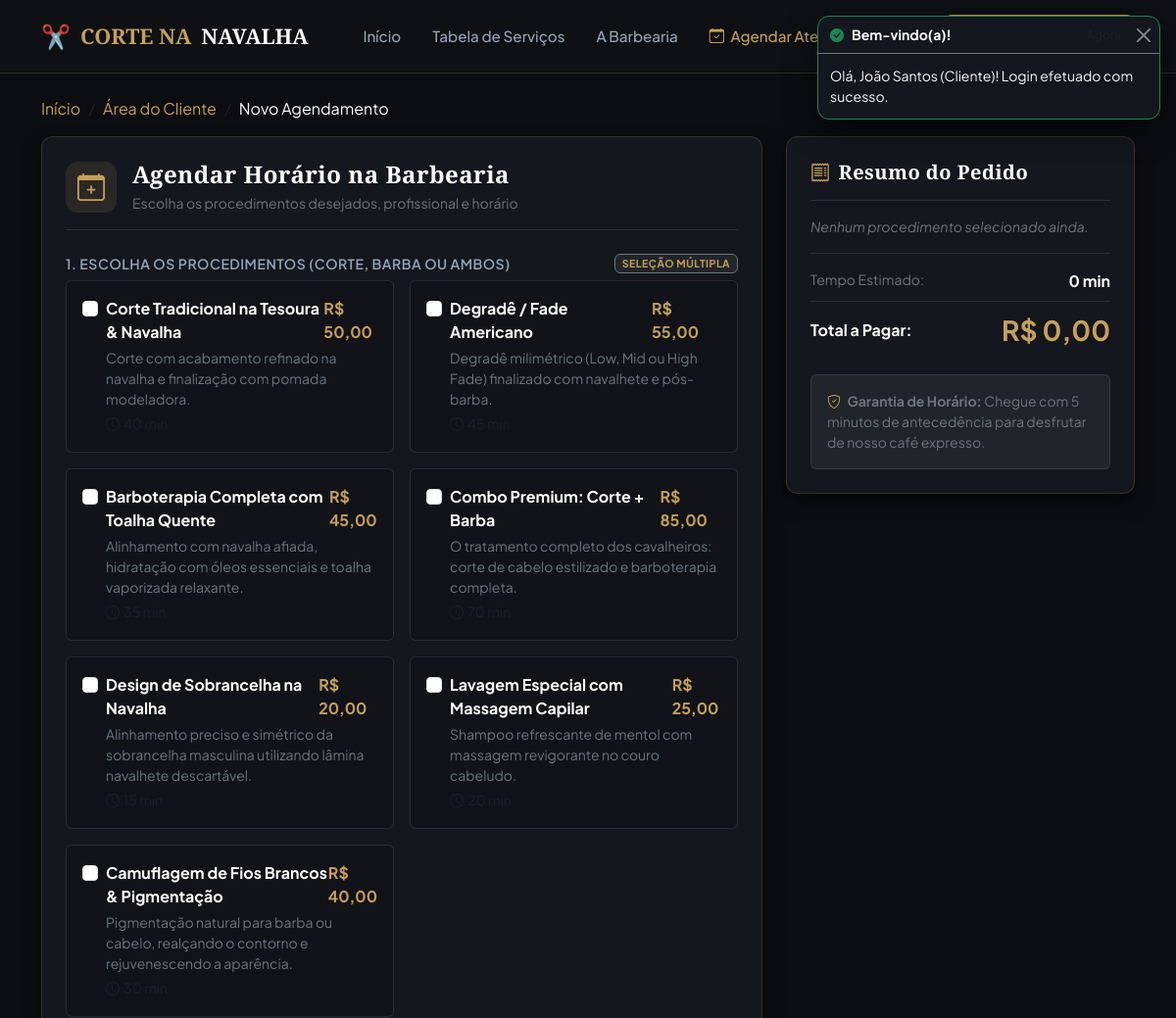
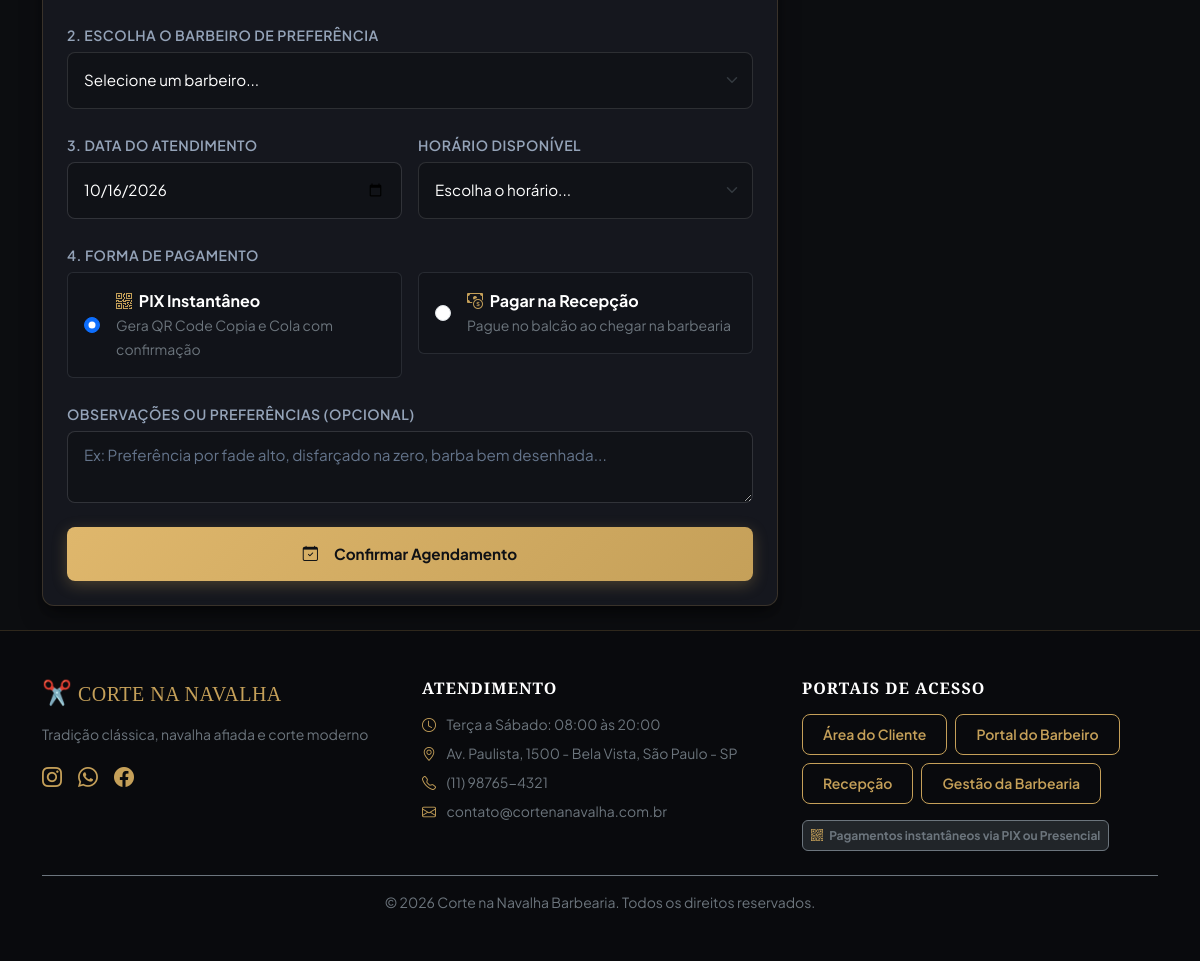
The app's page /cliente/agendar.php (signed in) with its own data (2 pictures, top to bottom).
### tables this page shows
CREATE TABLE IF NOT EXISTS `servicos` (
    `id` INT AUTO_INCREMENT PRIMARY KEY,
    `nome` VARCHAR(100) NOT NULL,
    `descricao` TEXT,
    `preco` DECIMAL(10,2) NOT NULL,
    `tempo_minutos` INT NOT NULL DEFAULT 30,
    `icone` VARCHAR(50) DEFAULT 'bi-scissors',
    `imagem` VARCHAR(255) DEFAULT 'assets/img/servico-corte.jpg',
    `categoria` ENUM('cabelo', 'barba', 'combo', 'especial') NOT NULL DEFAULT 'cabelo',
    `destaque` TINYINT(1) DEFAULT 0,
    `ativo` TINYINT(1) DEFAULT 1,
    `criado_em` TIMESTAMP DEFAULT CURRENT_TIMESTAMP
);

CREATE TABLE IF NOT EXISTS `configuracao_empresa` (
    `id` INT AUTO_INCREMENT PRIMARY KEY,
    `nome_barbearia` VARCHAR(150) NOT NULL DEFAULT 'Corte na Navalha Barbearia',
    `slogan` VARCHAR(255) DEFAULT 'Tradição, estilo e precisão em cada detalhe',
    `cnpj` VARCHAR(20) DEFAULT '12.345.678/0001-90',
    `telefone` VARCHAR(20) DEFAULT '(11) 98765-4321',
    `email` VARCHAR(100) DEFAULT 'contato@cortenanavalha.com.br',
    `endereco` VARCHAR(255) DEFAULT 'Rua dos Barbeiros, 777 - Centro, São Paulo - SP',
    `horario_abertura` TIME DEFAULT '08:00:00',
    `horario_fechamento` TIME DEFAULT '20:00:00',
    `chave_pix_principal` VARCHAR(100) DEFAULT 'pix@cortenanavalha.com.br',
    `tipo_chave_pix` VARCHAR(30) DEFAULT 'E-mail',
    `atualizado_em` TIMESTAMP DEFAULT CURRENT_TIMESTAMP ON UPDATE CURRENT_TIMESTAMP
);

### config/db.php (called while the page is built, shortened)
<?php
function getDBConnection() {
    static $pdo = null;
    if ($pdo === null) {
        $dsn = "mysql:host=" . DB_HOST . ";port=" . DB_PORT . ";dbname=" . DB_NAME . ";charset=" . DB_CHARSET;
        $options = [
            PDO::ATTR_ERRMODE            => PDO::ERRMODE_EXCEPTION,
            PDO::ATTR_DEFAULT_FETCH_MODE => PDO::FETCH_ASSOC,
            PDO::ATTR_EMULATE_PREPARES   => false,
            PDO::MYSQL_ATTR_INIT_COMMAND => "SET NAMES utf8mb4 COLLATE utf8mb4_unicode_ci"
        ];
        try {
            $pdo = new PDO($dsn, DB_USER, DB_PASS, $options);
        } catch (PDOException $e) {
            try {
                $pdoRoot = new PDO("mysql:host=" . DB_HOST . ";port=" . DB_PORT . ";charset=" . DB_CHARSET, DB_USER, DB_PASS, $options);
                $pdoRoot->exec("CREATE DATABASE IF NOT EXISTS `" . DB_NAME . "` CHARACTER SET utf8mb4 COLLATE utf8mb4_unicode_ci;");
                $sqlPath = __DIR__ . '/../database/schema.sql';
                if (file_exists($sqlPath)) {
                    $sqlContent = file_get_contents($sqlPath);
                    $pdoRoot->exec("USE `" . DB_NAME . "`; " . $sqlContent);
                }
                $pdo = new PDO($dsn, DB_USER, DB_PASS, $options);
            } catch (Exception $ex) {
                die("<div style='font-family:sans-serif; background:#1c1917; color:#f87171; padding:25px; border-radius:8px; margin:40px auto; max-width:600px; border:1px solid #7f1d1d;'>
                    <h3 style='margin-top:0;'>Erro de Conexão com o Banco de Dados</h3>
                    <p>Não foi possível conectar ao MySQL do XAMPP: " . htmlspecialchars($ex->getMessage()) . "</p>
                    <p style='color:#cbd5e1;'>Certifique-se de que o MySQL está iniciado no painel de controle do XAMPP.</p>
                </div>");
            }
        }
    }
    return $pdo;
}
function getEmpresaConfig() {
    try {
        $pdo = getDBConnection();
        $stmt = $pdo->query("SELECT * FROM configuracao_empresa LIMIT 1");
        $config = $stmt->fetch();
        return $config;
    } catch (Exception $e) {
        return [];
    }
}

### cliente/agendar.php (the view, shortened to what this page needs)
<?php
require_once __DIR__ . '/../config/db.php';
$pdo = getDBConnection();
$stmtServicos = $pdo->query("SELECT * FROM servicos WHERE ativo = 1 ORDER BY categoria ASC, preco ASC");
$servicos = $stmtServicos->fetchAll();
$servicoPreSelecionado = (int)($_GET['servico_id'] ?? 0);
require_once __DIR__ . '/../includes/header.php';
?>
<div class="container py-4">
    <nav aria-label="breadcrumb" class="mb-3">
        <ol class="breadcrumb">
            <li class="breadcrumb-item"><a href="<?= BASE_URL ?>/index.php" class="text-gold text-decoration-none">Início</a></li>
            <li class="breadcrumb-item"><a href="<?= BASE_URL ?>/cliente/dashboard.php" class="text-gold text-decoration-none">Área do Cliente</a></li>
            <li class="breadcrumb-item active text-white" aria-current="page">Novo Agendamento</li>
        </ol>
    </nav>
    <div class="row g-4">
        <div class="col-lg-8">
            <div class="barber-card p-4">
                <div class="d-flex align-items-center gap-3 mb-4 border-bottom border-secondary border-opacity-25 pb-3">
                    <div class="stat-icon">
                        <i class="bi bi-calendar-plus fs-3"></i>
                    </div>
                    <div>
                        <h4 class="text-white fw-bold mb-1">Agendar Horário na Barbearia</h4>
                        <p class="text-secondary small mb-0">Escolha os procedimentos desejados, profissional e horário</p>
                    </div>
                </div>
                <form action="<?= BASE_URL ?>/actions/agendamento_salvar.php" method="POST" id="formAgendamento">
                    <div class="mb-4">
                        <label class="form-label d-flex justify-content-between align-items-center">
                            <span>1. Escolha os Procedimentos (Corte, Barba ou Ambos)</span>
                            <span class="badge bg-dark border border-secondary text-gold">Seleção Múltipla</span>
                        </label>
                        <div class="row g-3">
                            <?php foreach ($servicos as $srv): ?>
                                <?php
                                    $isCheck = ($srv['id'] === $servicoPreSelecionado);
                                ?>
                                <div class="col-md-6">
                                    <div class="p-3 rounded border border-secondary border-opacity-25 h-100 card-servico-item" style="background: #111319; cursor: pointer;" onclick="toggleServico(<?= $srv['id'] ?>)">
                                        <div class="form-check d-flex align-items-start gap-2">
                                            <input class="form-check-input mt-1 check-servico" type="checkbox" name="servicos[]" value="<?= $srv['id'] ?>" id="srv_<?= $srv['id'] ?>" data-preco="<?= $srv['preco'] ?>" data-tempo="<?= $srv['tempo_minutos'] ?>" data-nome="<?= htmlspecialchars($srv['nome']) ?>" <?= $isCheck ? 'checked' : '' ?> onclick="event.stopPropagation(); atualizarResumo();">
                                            <label class="form-check-label w-100" for="srv_<?= $srv['id'] ?>" style="cursor: pointer;">
                                                <div class="d-flex justify-content-between align-items-center">
                                                    <strong class="text-white"><?= htmlspecialchars($srv['nome']) ?></strong>
                                                    <span class="text-gold fw-bold">R$ <?= number_format($srv['preco'], 2, ',', '.') ?></span>
                                                </div>
                                                <small class="text-secondary d-block mt-1"><?= htmlspecialchars($srv['descricao']) ?></small>
                                                <small class="text-muted d-block mt-1"><i class="bi bi-clock me-1"></i><?= $srv['tempo_minutos'] ?> min</small>
                                            </label>
                                        </div>
                                    </div>
                                </div>
                            <?php endforeach; ?>
                        </div>
                    </div>
                    <div class="mb-4">
                        <label for="barbeiro_id" class="form-label">2. Escolha o Barbeiro de Preferência</label>
                        <select class="form-select py-3" id="barbeiro_id" name="barbeiro_id" required>
                            <option value="">Selecione um barbeiro...</option>
                        </select>
                    </div>
                    <div class="row g-3 mb-4">
                        <div class="col-md-6">
                            <label for="data_agendamento" class="form-label">3. Data do Atendimento</label>
                            <input type="date" class="form-control py-3" id="data_agendamento" name="data_agendamento" min="<?= date('Y-m-d') ?>" value="<?= date('Y-m-d') ?>" required>
                        </div>
                        <div class="col-md-6">
                            <label for="horario" class="form-label">Horário Disponível</label>
                            <select class="form-select py-3" id="horario" name="horario" required>
                                <option value="">Escolha o horário...</option>
                            </select>
                        </div>
                    </div>
                    <div class="mb-4">
                        <label class="form-label">4. Forma de Pagamento</label>
                        <div class="row g-3">
                            <div class="col-md-6">
                                <label class="p-3 rounded border border-secondary border-opacity-25 d-flex align-items-center gap-3 w-100" style="background: #111319; cursor: pointer;">
                                    <input type="radio" name="metodo_pagamento" value="pix" class="form-check-input mt-0" checked>
                                    <div>
                                        <strong class="text-white d-block"><i class="bi bi-qr-code text-gold me-1"></i> PIX Instantâneo</strong>
                                        <small class="text-secondary">Gera QR Code Copia e Cola com confirmação</small>
                                    </div>
                                </label>
                            </div>
                            <div class="col-md-6">
                                <label class="p-3 rounded border border-secondary border-opacity-25 d-flex align-items-center gap-3 w-100" style="background: #111319; cursor: pointer;">
                                    <input type="radio" name="metodo_pagamento" value="recepcao" class="form-check-input mt-0">
                                    <div>
                                        <strong class="text-white d-block"><i class="bi bi-cash-coin text-gold me-1"></i> Pagar na Recepção</strong>
                                        <small class="text-secondary">Pague no balcão ao chegar na barbearia</small>
                                    </div>
                                </label>
                            </div>
                        </div>
                    </div>
                    <div class="mb-4">
                        <label for="observacoes" class="form-label">Observações ou Preferências (Opcional)</label>
                        <textarea class="form-control" id="observacoes" name="observacoes" rows="2" placeholder="Ex: Preferência por fade alto, disfarçado na zero, barba bem desenhada..."></textarea>
                    </div>
                    <button type="submit" class="btn btn-gold btn-lg w-100 py-3 fw-bold">
                        <i class="bi bi-calendar-check me-2"></i> Confirmar Agendamento
                    </button>
                </form>
            </div>
        </div>
        <div class="col-lg-4">
            <div class="barber-card p-4 sticky-top" style="top: 100px;">
                <h5 class="text-white fw-bold border-bottom border-secondary border-opacity-25 pb-3 mb-3">
                    <i class="bi bi-receipt text-gold me-2"></i>Resumo do Pedido
                </h5>
                <div id="listaResumoServicos" class="mb-3">
                </div>
                <div class="border-top border-secondary border-opacity-25 pt-3">
                    <div class="d-flex justify-content-between mb-2">
                        <span class="text-secondary small">Tempo Estimado:</span>
                        <strong class="text-white" id="tempoEstimadoTotal">0 min</strong>
                    </div>
                    <div class="d-flex justify-content-between align-items-center pt-2 border-top border-secondary border-opacity-25">
                        <span class="text-white fw-bold">Total a Pagar:</span>
                        <span class="text-gold fs-3 fw-bold" id="valorTotalResumo">R$ 0,00</span>
                    </div>
                </div>
                <div class="mt-4 p-3 rounded bg-dark border border-secondary border-opacity-25">
                    <small class="text-secondary d-block">
                        <i class="bi bi-shield-check text-gold me-1"></i> <strong>Garantia de Horário:</strong> Chegue com 5 minutos de antecedência para desfrutar de nosso café expresso.
                    </small>
                </div>
            </div>
        </div>
    </div>
</div>
<?php require_once __DIR__ . '/../includes/footer.php'; ?>

### includes/footer.php (shortened to what this page needs)
</main>
<footer class="mt-auto py-5" style="background: #090a0d; border-top: 1px solid rgba(197, 160, 89, 0.2);">
    <div class="container">
        <div class="row g-4 mb-4">
            <div class="col-lg-4 col-md-6">
                <h5 class="brand-font text-gold mb-3">
                    <span class="fs-4">✂️</span> CORTE NA NAVALHA
                </h5>
                <p class="text-secondary small">
                    <?= htmlspecialchars($empresa['slogan'] ?? 'Tradição, estilo e precisão em cada detalhe.') ?>
                </p>
                <div class="d-flex gap-3 mt-3">
                    <a href="#" class="text-gold fs-5" aria-label="Instagram"><i class="bi bi-instagram"></i></a>
                    <a href="#" class="text-gold fs-5" aria-label="WhatsApp"><i class="bi bi-whatsapp"></i></a>
                    <a href="#" class="text-gold fs-5" aria-label="Facebook"><i class="bi bi-facebook"></i></a>
                </div>
            </div>
            <div class="col-lg-4 col-md-6">
                <h6 class="text-white text-uppercase fw-bold mb-3" style="letter-spacing: 1px;">Atendimento</h6>
                <ul class="list-unstyled text-secondary small mb-0">
                    <li class="mb-2"><i class="bi bi-clock me-2 text-gold"></i> Terça a Sábado: 08:00 às 20:00</li>
                    <li class="mb-2"><i class="bi bi-geo-alt me-2 text-gold"></i> <?= htmlspecialchars($empresa['endereco'] ?? 'São Paulo - SP') ?></li>
                    <li class="mb-2"><i class="bi bi-telephone me-2 text-gold"></i> <?= htmlspecialchars($empresa['telefone'] ?? '(11) 98765-4321') ?></li>
                    <li><i class="bi bi-envelope me-2 text-gold"></i> <?= htmlspecialchars($empresa['email'] ?? 'contato@cortenanavalha.com.br') ?></li>
                </ul>
            </div>
            <div class="col-lg-4 col-md-12">
                <h6 class="text-white text-uppercase fw-bold mb-3" style="letter-spacing: 1px;">Portais de Acesso</h6>
                <div class="d-flex flex-wrap gap-2">
                    <a href="<?= BASE_URL ?>/login.php?perfil=cliente" class="btn btn-sm btn-outline-gold">Área do Cliente</a>
                    <a href="<?= BASE_URL ?>/login.php?perfil=barbeiro" class="btn btn-sm btn-outline-gold">Portal do Barbeiro</a>
                    <a href="<?= BASE_URL ?>/login.php?perfil=recepcao" class="btn btn-sm btn-outline-gold">Recepção</a>
                    <a href="<?= BASE_URL ?>/login.php?perfil=dono" class="btn btn-sm btn-outline-gold">Gestão da Barbearia</a>
                </div>
                <div class="mt-3">
                    <span class="badge bg-dark border border-secondary text-secondary p-2">
                        <i class="bi bi-qr-code text-gold me-1"></i> Pagamentos instantâneos via PIX ou Presencial
                    </span>
                </div>
            </div>
        </div>
        <div class="border-top border-secondary pt-3 text-center text-secondary small">
            <p class="mb-0">&copy; <?= date('Y') ?> Corte na Navalha Barbearia. Todos os direitos reservados.</p>
        </div>
    </div>
</footer>
</body>
</html>

### records on screen
servicos: nome "Corte Tradicional na Tesoura & Navalha", preco "50,00", descricao "Corte com acabamento refinado na navalha e finalização com pomada modeladora."
servicos: nome "Degradê / Fade Americano", preco "55,00", descricao "Degradê milimétrico (Low, Mid ou High Fade) finalizado com navalhete e pós-barba."
servicos: nome "Barboterapia Completa com Toalha Quente", preco "45,00", descricao "Alinhamento com navalha afiada, hidratação com óleos essenciais e toalha vaporizada relaxante."
servicos: nome "Combo Premium: Corte + Barba", preco "85,00", descricao "O tratamento completo dos cavalheiros: corte de cabelo estilizado e barboterapia completa."
servicos: nome "Design de Sobrancelha na Navalha", preco "20,00", descricao "Alinhamento preciso e simétrico da sobrancelha masculina utilizando lâmina navalhete descartável."
servicos: nome "Lavagem Especial com Massagem Capilar", preco "25,00", descricao "Shampoo refrescante de mentol com massagem revigorante no couro cabeludo."
servicos: nome "Camuflagem de Fios Brancos & Pigmentação", preco "40,00", descricao "Pigmentação natural para barba ou cabelo, realçando o contorno e rejuvenescendo a aparência."
configuracao_empresa: slogan "Tradição clássica, navalha afiada e corte moderno", endereco "Av. Paulista, 1500 - Bela Vista, São Paulo - SP", telefone "(11) 98765-4321", email "contato@cortenanavalha.com.br"

### other values on screen
$toast['titulo'] "Bem-vindo(a)!"
$toast['mensagem'] "Olá, João Santos (Cliente)! Login efetuado com sucesso."
